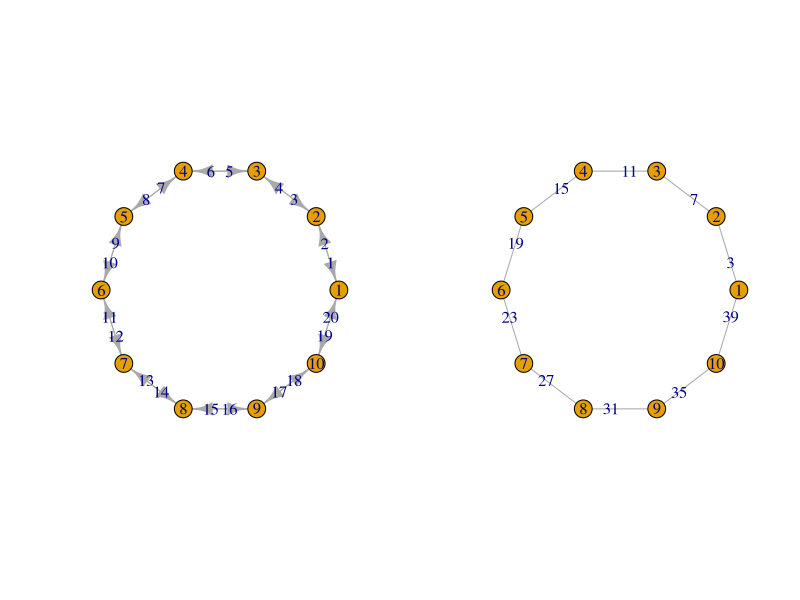

R code for this plot:
## source:
## https://igraph.org/r/doc/as.directed.html

if (!require(igraph))
    stop("'igraph' is needed")

g <- make_ring(10)
as.directed(g, "mutual")
g2 <- make_star(10)
as.undirected(g)

# Combining edge attributes
g3 <- make_ring(10, directed=TRUE, mutual=TRUE)
E(g3)$weight <- seq_len(ecount(g3))
ug3 <- as.undirected(g3)
print(ug3, e=TRUE)
## Not run: 
  x11(width=10, height=5)
  layout(rbind(1:2))
  plot( g3, layout=layout_in_circle, edge.label=E(g3)$weight)
  plot(ug3, layout=layout_in_circle, edge.label=E(ug3)$weight)

## End(Not run)

g4 <- graph(c(1,2, 3,2,3,4,3,4, 5,4,5,4,
              6,7, 7,6,7,8,7,8, 8,7,8,9,8,9,
              9,8,9,8,9,9, 10,10,10,10))
E(g4)$weight <- seq_len(ecount(g4))
ug4 <- as.undirected(g4, mode="mutual",
              edge.attr.comb=list(weight=length))
print(ug4, e=TRUE)
